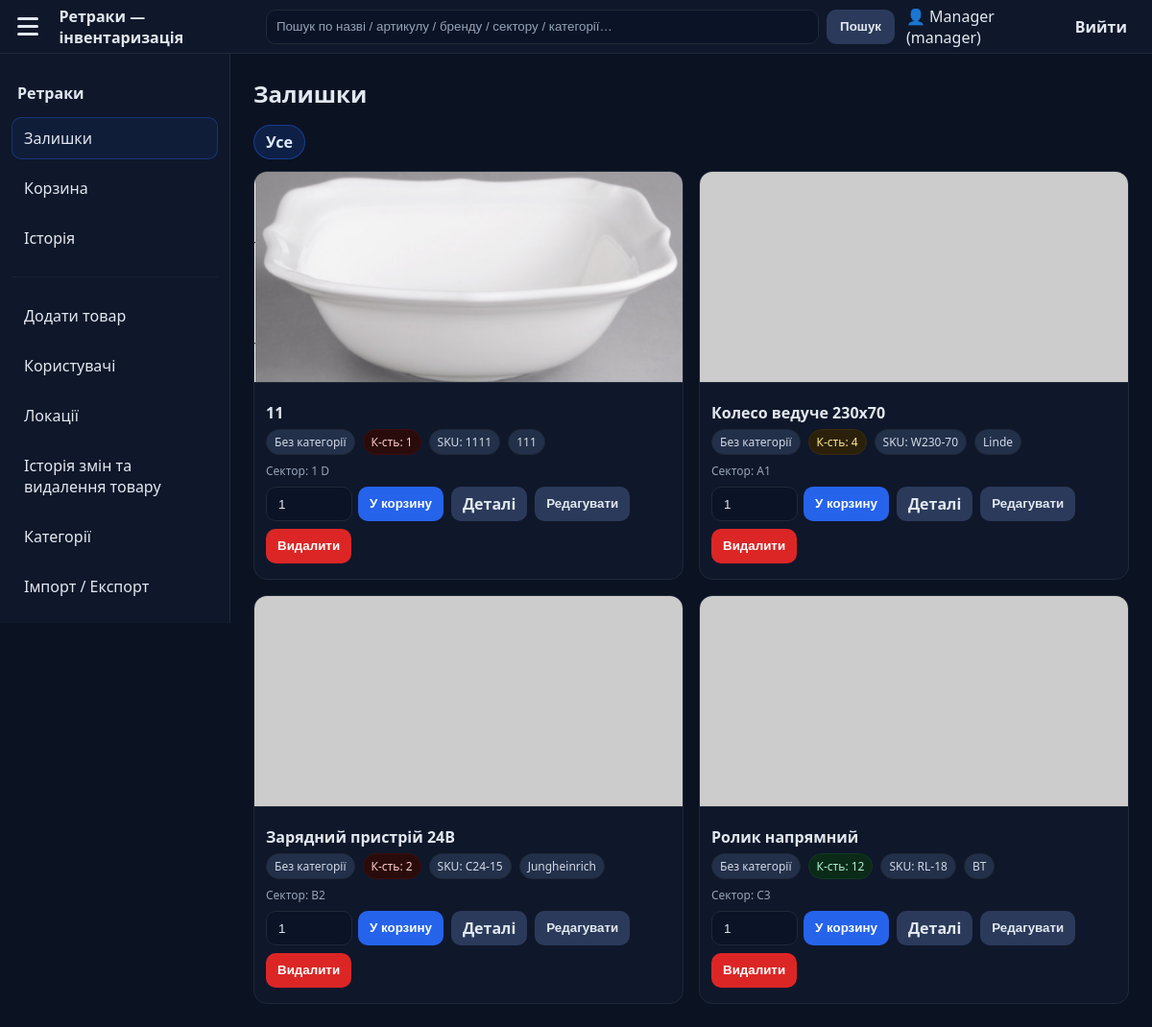
/dashboard.php (signed in), run on an earlier commit of the app's database.
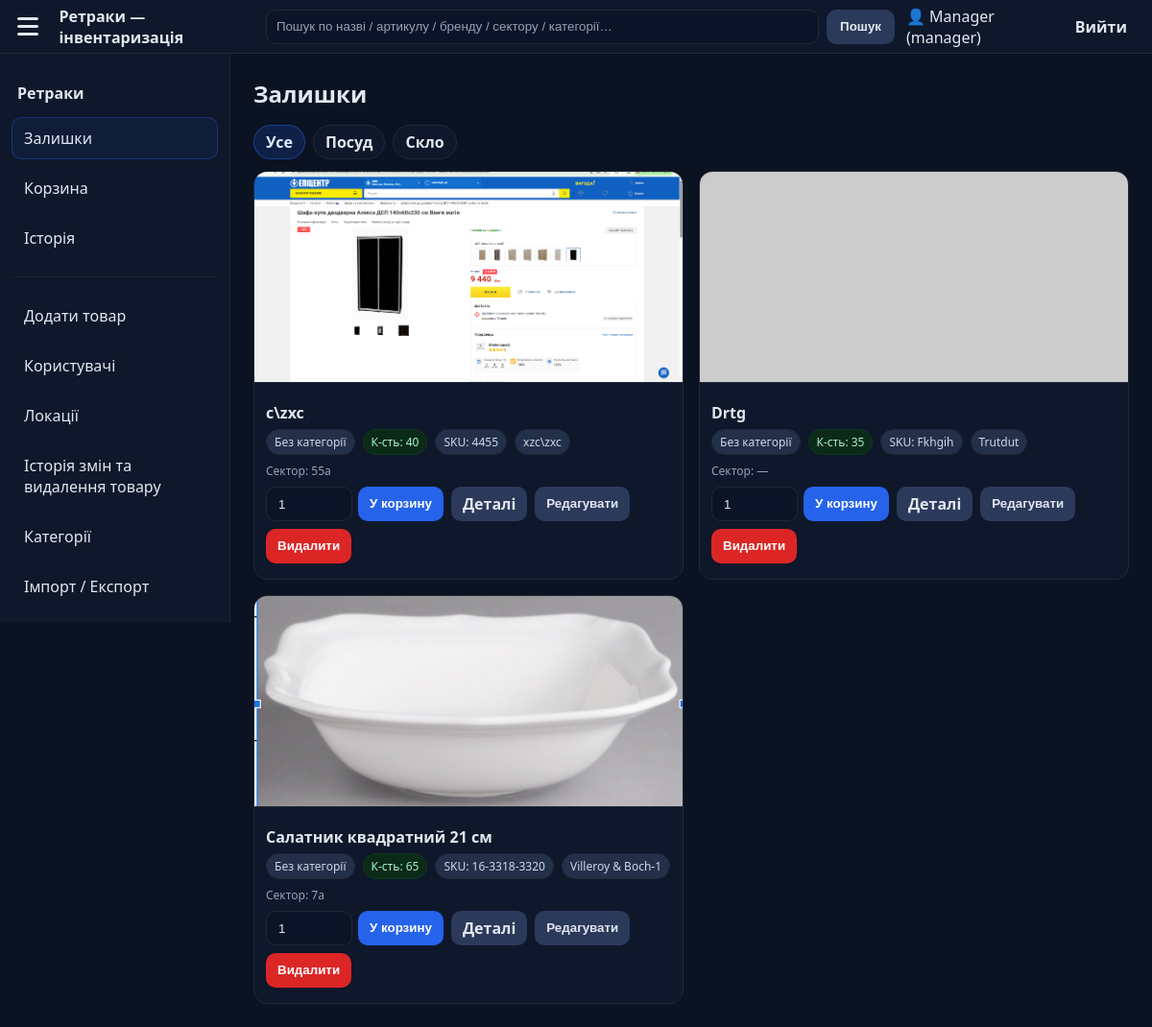
And on a later commit of the database.
### tables this page shows
CREATE TABLE items (
        id INTEGER PRIMARY KEY AUTOINCREMENT,
        name TEXT NOT NULL,
        brand TEXT,
        sku TEXT,
        sector TEXT,
        notes TEXT,
        qty INTEGER NOT NULL DEFAULT 0,
        photo TEXT, -- шлях до файлу у /uploads/items
        created_at TEXT DEFAULT CURRENT_TIMESTAMP
    , deleted_at TEXT DEFAULT NULL, category_id INTEGER DEFAULT NULL);

CREATE TABLE categories (
            id INTEGER PRIMARY KEY AUTOINCREMENT,
            name TEXT NOT NULL UNIQUE,
            created_at TEXT DEFAULT CURRENT_TIMESTAMP
        );

### pages/inventory.php (the view, shortened to what this page needs)
<?php
$user = $_SESSION['user'] ?? null;
$db   = db();
$cat = trim($_GET['cat'] ?? '');
$cats = $db->query("SELECT id, name FROM categories ORDER BY name COLLATE NOCASE")->fetchAll(PDO::FETCH_ASSOC);
$sql = "SELECT i.*, c.name AS category_name
          FROM items i
     LEFT JOIN categories c ON c.id = i.category_id
         WHERE i.deleted_at IS NULL";
$params = [];
$sql .= " ORDER BY i.created_at DESC";
$st = $db->prepare($sql);
$st->execute($params);
$items = $st->fetchAll();
?>
<div class="toolbar">
  <h2>Залишки</h2>
</div>
<div class="filterbar">
  <?php
    $isAll = ($cat === '' || $cat === 'all');
  ?>
  <a href="#" class="chip <?= $isAll ? 'active' : '' ?> nav-link"
     data-page="inventory" data-query="">Усе</a>
  <?php foreach ($cats as $c):
        $active = (!$isAll && (string)$c['id'] === $cat);
  ?>
    <a href="#" class="chip nav-link <?= $active ? 'active' : '' ?>"
       data-page="inventory"
       data-query="cat=<?= (int)$c['id'] ?>">
       <?= htmlspecialchars($c['name']) ?>
    </a>
  <?php endforeach; ?>
</div>
<div class="grid">
<?php foreach ($items as $it): ?>
  <div class="card">
    <div class="media">
      <?php if (!empty($it['photo'])): ?>
        <img src="<?= htmlspecialchars($it['photo']) ?>" alt="Фото товару">
      <?php else: ?>
        <img src="https://placehold.co/640x400?text=No+Photo" alt="Фото товару">
      <?php endif; ?>
    </div>
    <div class="body">
      <div class="title"><?= htmlspecialchars($it['name']) ?></div>
      <?php
        $qty = (int)$it['qty'];
        $qtyClass = $qty <= 3 ? 'danger' : ($qty <= 10 ? 'warn' : 'success');
      ?>
      <div class="meta">
        <span class="badge"><?= htmlspecialchars($it['category_name'] ?: 'Без категорії') ?></span>
        <span class="badge <?= $qtyClass ?>">К-сть: <?= $qty ?></span>
        <span class="badge">SKU: <?= htmlspecialchars($it['sku'] ?: '—') ?></span>
        <span class="badge"><?= htmlspecialchars($it['brand'] ?: '—') ?></span>
      </div>
      <div class="small">Сектор: <?= htmlspecialchars($it['sector'] ?: '—') ?></div>
      <div class="actions row">
        <form method="post" action="/logic/cart_logic.php" class="row" style="gap:6px;align-items:center">
          <input type="number" name="qty" min="1" max="<?= max(1,(int)$it['qty']) ?>" value="1" style="width:90px">
          <button class="btn primary" type="submit">У корзину</button>
        </form>
        <a href="#" class="btn secondary nav-link"
           data-page="item"
           data-query="id=<?= (int)$it['id'] ?>">Деталі</a>
        <?php if (($user['role'] ?? '') === 'manager'): ?>
          <form method="get" action="/pages/edit_item.php" class="row">
            <button class="btn secondary" type="submit">Редагувати</button>
          </form>
          <form method="post" action="/logic/edit_item_logic.php" class="row"
                onsubmit="return confirm('Підтвердити видалення?');">
            <button class="btn danger" type="submit">Видалити</button>
          </form>
        <?php endif; ?>
      </div>
    </div>
  </div>
<?php endforeach; ?>
</div>

### dashboard.php (shortened to what this page needs)
<?php
$user = $_SESSION['user'];
$BASE = rtrim(dirname($_SERVER['SCRIPT_NAME']), '/');
$open = $_GET['open'] ?? 'inventory';
$allowed = [
  'inventory'         => '/pages/inventory.php',
  'cart'              => '/pages/cart.php',
  'history'           => '/pages/history.php',
  'add_item'          => '/pages/add_item.php',
  'manage_users'      => '/pages/manage_users.php',
  'manage_locations'  => '/pages/manage_locations.php',
  'audit_items'       => '/pages/audit_items.php',
  'manage_categories' => '/pages/manage_categories.php',
  'import_export'     => '/pages/import_export.php',
  'item'              => '/pages/item.php',
  'edit_item'         => '/pages/edit_item.php',
];
$initial_page = $allowed[$open] ?? $allowed['inventory'];
?>
<!doctype html>
<html lang="uk">
<head>
  <link rel="stylesheet" href="<?= $BASE ?>/assets/css/style.css?v=2">
  <link rel="stylesheet" href="<?= $BASE ?>/assets/css/theme.css?v=102">
</head>
<body>
  <header class="topbar">
    <button id="menuToggle" class="hamburger" aria-label="Меню" aria-expanded="false">
      <span></span><span></span><span></span>
    </button>
    <div class="brand">Ретраки — інвентаризація</div>
    <form id="global-search" class="searchbar" action="<?= $BASE ?>/dashboard.php" method="get" style="margin-left:auto;">
      <input type="text" name="q" value="<?= htmlspecialchars($_GET['q'] ?? '') ?>"
             placeholder="Пошук по назві / артикулу / бренду / сектору / категорії…">
      <button class="btn secondary" type="submit">Пошук</button>
    </form>
    <div class="topbar-right" style="display:flex;align-items:center;gap:12px;">
      <span class="user">👤 <?= htmlspecialchars($user['name']) ?> (<?= htmlspecialchars($user['role']) ?>)</span>
      <a class="btn" href="<?= $BASE ?>/auth/logout.php">Вийти</a>
    </div>
  </header>
  <div class="app">
    <aside class="sidebar" id="sidebar">
      <div class="brand" style="margin:6px 6px 14px;font-weight:800;">Ретраки</div>
      <nav>
        <a href="#" class="nav-link <?= $open==='inventory'?'active':'' ?>" data-page="inventory">Залишки</a>
        <a href="#" class="nav-link <?= $open==='cart'?'active':'' ?>" data-page="cart">Корзина</a>
        <a href="#" class="nav-link <?= $open==='history'?'active':'' ?>" data-page="history">Історія</a>
        <?php if (($user['role'] ?? '') === 'manager'): ?>
          <div class="divider"></div>
          <a href="#" class="nav-link <?= $open==='add_item'?'active':'' ?>" data-page="add_item">Додати товар</a>
          <a href="#" class="nav-link <?= $open==='manage_users'?'active':'' ?>" data-page="manage_users">Користувачі</a>
          <a href="#" class="nav-link <?= $open==='manage_locations'?'active':'' ?>" data-page="manage_locations">Локації</a>
          <a href="#" class="nav-link <?= $open==='audit_items'?'active':'' ?>" data-page="audit_items">Історія змін та видалення товару</a>
          <a href="#" class="nav-link <?= $open==='manage_categories'?'active':'' ?>" data-page="manage_categories">Категорії</a>
          <a href="#" class="nav-link <?= $open==='import_export'?'active':'' ?>" data-page="import_export">Імпорт / Експорт</a>
        <?php endif; ?>
      </nav>
    </aside>
    <main class="content">
      <div class="container" id="content">
        <?php
          include __DIR__ . $initial_page;
        ?>
      </div>
    </main>
  </div>
</body>
</html>

### assets/css/style.css (style rules this page uses)
:root { --bg: #0b1222; --bg-elev: #0f172a; --line: #1f2937; --text: #e2e8f0; --muted: #94a3b8; --brand: #2563eb; --ok-bg: #0b2a17; --ok-fg:#bbf7d0; --ok-line:#0f3a20; --err-bg: #2a0b0b; --err-fg:#fecaca; --err-line:#3b0f0f; }
* { box-sizing: border-box; }
html,body { height:100%; }
body { margin:0; font-family: system-ui, -apple-system, Segoe UI, Roboto, Arial, sans-serif; background: var(--bg); color: var(--text); -webkit-font-smoothing: antialiased; -moz-osx-font-smoothing: grayscale; }
img { max-width:100%; display:block; }
a { color: inherit; text-decoration: none; }
h1,h2,h3,h4,p { margin:0 0 12px; }
.app { min-height: calc(100vh - 0px); }
.sidebar { background: var(--bg-elev); border-right: 1px solid var(--line); padding: 16px 12px; }
.sidebar .brand { font-weight: 800; color: var(--text); margin-bottom: 10px; }
.sidebar nav { display: flex; flex-direction: column; gap: 8px; }
.nav-link { display: block; padding: 10px 12px; border-radius: 10px; color: var(--text); background: transparent; border: 1px solid transparent; transition: background .15s, border-color .15s, transform .15s, opacity .15s; }
.nav-link.active { background: rgba(37,99,235,.08); border-color: rgba(37,99,235,.35); }
.divider { height: 1px; background: var(--line); margin: 10px 0; opacity: .7; }
.topbar { color: var(--text); }
.topbar .brand { font-weight: 700; }
input[type="text"], input[type="number"], input[type="email"], input[type="password"], select, textarea { width: 100%; background: #0b1326; color: var(--text); border: 1px solid var(--line); border-radius: 10px; padding: 10px 12px; outline: none; }
input::placeholder, textarea::placeholder { color: var(--muted); }
.row { display:flex; gap:10px; align-items:center; }
.small { color: var(--muted); font-size: 12px; }

What changed in the data, as far as the page shows it:
no longer on this page (row edited): items: photo (picture), name "11", category_name "Без категорії", qty "1", sku "1111", brand "111", sector "1 D"
no longer on this page (row edited): items: name "Колесо ведуче 230х70", category_name "Без категорії", qty "4", sku "W230-70", brand "Linde", sector "A1"
no longer on this page (row edited): items: name "Зарядний пристрій 24В", category_name "Без категорії", qty "2", sku "C24-15", brand "Jungheinrich", sector "B2"
no longer on this page (row edited): items: name "Ролик напрямний", category_name "Без категорії", qty "12", sku "RL-18", brand "BT", sector "C3"
added categories: name "Посуд"
added categories: name "Скло"
added items: photo (picture), name "c\\zxc", category_name "Без категорії", qty "40", sku "4455", brand "xzc\\zxc", sector "55a"
added items: name "Drtg", category_name "Без категорії", qty "35", sku "Fkhgih", brand "Trutdut", sector "—"
added items: photo (picture), name "Салатник квадратний 21 см", category_name "Без категорії", qty "65", sku "16-3318-3320", brand "Villeroy & Boch-1", sector "7а"
